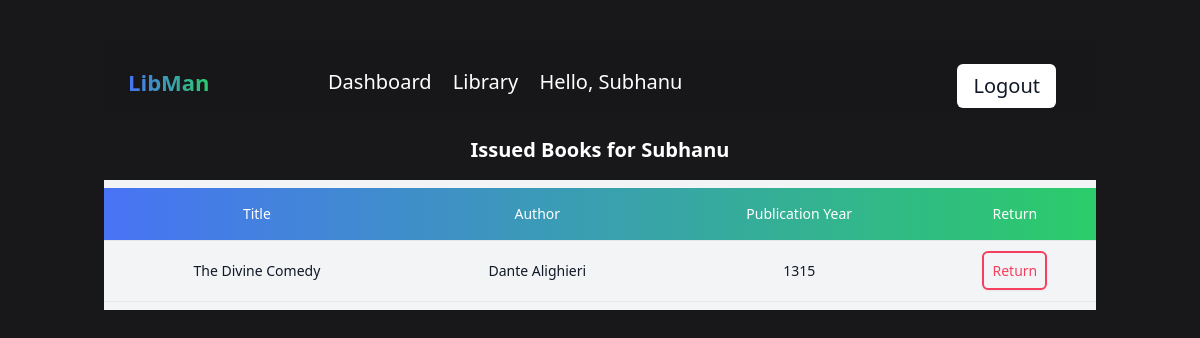
The page /userPage/ (signed in) on the database as committed earlier.
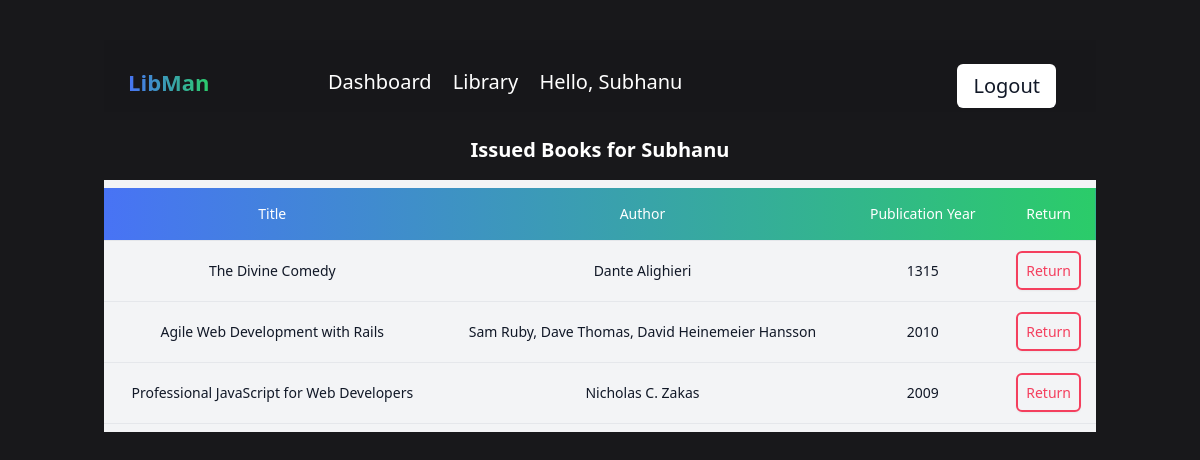
The same page on the database as committed later.
### main/models.py (models this page shows, shortened)
class Customer(models.Model):
    user=models.OneToOneField(User, null=True,on_delete=models.CASCADE)
    name=models.CharField(max_length=200, null=True)
    email=models.CharField(max_length=200, null=True)
    date_created=models.DateTimeField(auto_now_add=True, null=True)

class Issue(models.Model):
    customer = models.ForeignKey(Customer,null=True,on_delete=models.SET_NULL)
    book = models.ForeignKey(Book,null=True,on_delete=models.SET_NULL)
    issue_date=models.DateTimeField(auto_now_add=True, null=True)

class Book(models.Model):
    title=models.CharField(max_length=200, null=True)
    author=models.CharField(max_length=200, null=True)
    yearOfPublication=models.CharField(max_length=5, null=True)
    copies=models.IntegerField(null=True)
    description=models.CharField(max_length=10000, null=True)
    date_created=models.DateTimeField(auto_now_add=True, null=True)
    tags=models.ManyToManyField(Tag)

### main/decorators.py (the view)
        def wrapper_func(request,*args,**kwargs):
            group=None
            if request.user.groups.exists():
                group = request.user.groups.all()[0].name
            if group in allowed_roles:
                return view_func(request,*args,**kwargs)
            else:
                return HttpResponse('You are not authorized to view')

### main/views.py (called while the page is built)
@allowed_users(allowed_roles=['customer'])
def userPage(request):
    issues = request.user.customer.issue_set.all()
    total_issues = issues.count()
    custName=request.user.customer.name
    context={'issues':issues,'custName':custName}
    return render(request,'main/user_home.html',context)

### main/templates/main/user_home.html (shortened to what this page needs)
{% extends 'main/base.html' %}
{% block content %}
<div>
    <div class="font-bold text-xl my-4 text-center">Issued Books for {{custName}}</div>
    <div class="flex flex-col bg-gray-100">
        <div class="overflow-x-auto sm:-mx-6 lg:-mx-8">
          <div class="py-2 inline-block min-w-full sm:px-6 lg:px-8">
            <div class="overflow-x-auto">
              <table class="min-w-full text-center">
                <thead class="border-b bg-gradient-to-r from-[#4873f5] to-[#2bcc69] ">
                  <tr>
                    <th scope="col" class="text-sm font-medium px-6 py-4 text-center">
                      Title
                    </th>
                    <th scope="col" class="text-sm font-medium px-6 py-4 text-center">
                      Author
                    </th>
                    <th scope="col" class="text-sm font-medium px-6 py-4 text-center">
                      Publication Year
                    </th>
                    <th scope="col" class="text-sm font-medium px-6 py-4 text-center">
                      Return
                    </th>
                  </tr>
                </thead>
                <tbody>
                    {% for issue in issues %}
                  <tr class="border-b">
                    <td class="text-sm text-gray-900 px-6 py-4 whitespace-nowrap">
                      {{issue.book.title}}
                    </td>
                    <td class="text-sm text-gray-900 px-6 py-4 whitespace-nowrap">
                      {{issue.book.author}}
                    </td>
                    <td class="text-sm text-gray-900 px-6 py-4 whitespace-nowrap">
                      {{issue.book.yearOfPublication}}
                    </td>
                    <td class="px-2 py-5 border-b border-gray-200 text-sm text-center">
                      <a class="border-2 text-center cursor-pointer border-rose-500 text-rose-500 bg-transparent hover:bg-rose-500 hover:text-white shadow-sm rounded-md p-2 whitespace-no-wrap" href="{% url 'return_book' issue.id %}">
                        Return
                      </a>
                    </td>
                  </tr>
                  {% endfor %}
                </tbody>
              </table>
            </div>
          </div>
        </div>
      </div>
</div>
{% endblock %}

### main/templates/main/base.html (shortened to what this page needs)
<!DOCTYPE html>
<html lang="en">
  <head>
    <script src="https://cdn.tailwindcss.com"></script>
  </head>
  <body
    class="bg-zinc-900 text-white m-0 text-xl w-full text-white overflow-auto font-figtree"
  >
    <main class="m-auto p-6 max-w-6xl md:p-10 md:px-20">
      <nav
        class="pt-6 pb-4 md:pb-12 sticky !backdrop-blur-sm !bg-opacity-80 top-0 bg-zinc-900"
      >
        <span
          class="absolute pr-4 font-bold text-[22px] left-12 md:left-5 ml-2 pt-0 md:left-14 md:ml-1 md:pt-1"
        >
          <a
            href="/"
            class="text-transparent bg-clip-text bg-gradient-to-r from-[#4873f5] to-[#2bcc69] animate-rainbow"
            >LibMan</a
          >
        </span>
        <span
          class="absolute pl-14 text-xl left-40 pt-1 w-max-4xl hidden md:block text-white "
        >
          {% if request.user.is_staff %}
          <a class="px-2 hover:text-blue-400 transition" href="/">Home</a>
          {% else %}
          <a class="px-2 hover:text-blue-400 transition" href="/userPage">Dashboard</a>
          {% endif %}
          <a class="px-2 hover:text-blue-400 transition" href="/books">Library</a>
          {% if request.user.is_staff %}
          <span class="px-2 ">Hello, Admin </span>
          {% else %}
          <span class="px-2  ">Hello, {{request.user.customer.name}} </span>
          {% endif %}
        </span>
        <a
          class="absolute pointer right-8 md:right-10 py-2 px-4 bg-white text-gray-900 rounded-md"
          href="{% url 'logout' %}"
          target="_blank"
          rel="noopener nofollow"
          aria-label="github logo"
        >
          Logout
        </a>
      </nav>
      <div class="w-full mt-6">{% block content %}{% endblock %}</div>
    </main>
  </body>
</html>

Rows that differ between the two databases and show on the page:
added Issue: book "Agile Web Development with Rails", book.author "Sam Ruby, Dave Thomas, David Heinemeier Hansson", book.yearOfPublication "2010"
added Issue: book "Professional JavaScript for Web Developers", book.author "Nicholas C. Zakas", book.yearOfPublication "2009"
